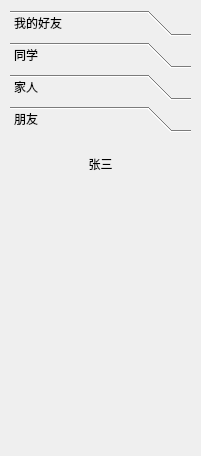
<?xml version="1.0" encoding="UTF-8"?>
<ui version="4.0">
 <class>Form</class>
 <widget class="QWidget" name="Form">
  <property name="geometry">
   <rect>
    <x>0</x>
    <y>0</y>
    <width>201</width>
    <height>456</height>
   </rect>
  </property>
  <property name="windowTitle">
   <string>Form</string>
  </property>
  <widget class="QToolBox" name="toolBox">
   <property name="geometry">
    <rect>
     <x>10</x>
     <y>10</y>
     <width>181</width>
     <height>411</height>
    </rect>
   </property>
   <property name="currentIndex">
    <number>3</number>
   </property>
   <property name="tabSpacing">
    <number>6</number>
   </property>
   <widget class="QWidget" name="page">
    <property name="geometry">
     <rect>
      <x>0</x>
      <y>0</y>
      <width>181</width>
      <height>295</height>
     </rect>
    </property>
    <attribute name="label">
     <string>我的好友</string>
    </attribute>
    <widget class="QToolButton" name="toolButton">
     <property name="geometry">
      <rect>
       <x>0</x>
       <y>10</y>
       <width>181</width>
       <height>31</height>
      </rect>
     </property>
     <property name="text">
      <string>张三</string>
     </property>
     <property name="icon">
      <iconset>
       <normaloff>C:/Users/java1234/Desktop/1.png</normaloff>C:/Users/java1234/Desktop/1.png</iconset>
     </property>
     <property name="iconSize">
      <size>
       <width>40</width>
       <height>40</height>
      </size>
     </property>
     <property name="toolButtonStyle">
      <enum>Qt::ToolButtonTextBesideIcon</enum>
     </property>
     <property name="autoRaise">
      <bool>true</bool>
     </property>
    </widget>
    <widget class="QToolButton" name="toolButton_2">
     <property name="geometry">
      <rect>
       <x>0</x>
       <y>50</y>
       <width>181</width>
       <height>31</height>
      </rect>
     </property>
     <property name="text">
      <string>李四</string>
     </property>
     <property name="icon">
      <iconset>
       <normaloff>C:/Users/java1234/Desktop/2.png</normaloff>C:/Users/java1234/Desktop/2.png</iconset>
     </property>
     <property name="iconSize">
      <size>
       <width>40</width>
       <height>40</height>
      </size>
     </property>
     <property name="toolButtonStyle">
      <enum>Qt::ToolButtonTextBesideIcon</enum>
     </property>
     <property name="autoRaise">
      <bool>true</bool>
     </property>
    </widget>
    <widget class="QToolButton" name="toolButton_3">
     <property name="geometry">
      <rect>
       <x>0</x>
       <y>90</y>
       <width>181</width>
       <height>31</height>
      </rect>
     </property>
     <property name="text">
      <string>阿香</string>
     </property>
     <property name="icon">
      <iconset>
       <normaloff>C:/Users/java1234/Desktop/3.png</normaloff>C:/Users/java1234/Desktop/3.png</iconset>
     </property>
     <property name="iconSize">
      <size>
       <width>40</width>
       <height>40</height>
      </size>
     </property>
     <property name="toolButtonStyle">
      <enum>Qt::ToolButtonTextBesideIcon</enum>
     </property>
     <property name="autoRaise">
      <bool>true</bool>
     </property>
    </widget>
   </widget>
   <widget class="QWidget" name="page_2">
    <property name="geometry">
     <rect>
      <x>0</x>
      <y>0</y>
      <width>181</width>
      <height>295</height>
     </rect>
    </property>
    <attribute name="label">
     <string>同学</string>
    </attribute>
    <widget class="QToolButton" name="toolButton_4">
     <property name="geometry">
      <rect>
       <x>0</x>
       <y>10</y>
       <width>181</width>
       <height>31</height>
      </rect>
     </property>
     <property name="text">
      <string>赵六</string>
     </property>
     <property name="icon">
      <iconset>
       <normaloff>C:/Users/java1234/Desktop/1.png</normaloff>C:/Users/java1234/Desktop/1.png</iconset>
     </property>
     <property name="iconSize">
      <size>
       <width>40</width>
       <height>40</height>
      </size>
     </property>
     <property name="toolButtonStyle">
      <enum>Qt::ToolButtonTextBesideIcon</enum>
     </property>
     <property name="autoRaise">
      <bool>true</bool>
     </property>
    </widget>
   </widget>
   <widget class="QWidget" name="page_3">
    <attribute name="label">
     <string>家人</string>
    </attribute>
    <widget class="QToolButton" name="toolButton_5">
     <property name="geometry">
      <rect>
       <x>0</x>
       <y>10</y>
       <width>181</width>
       <height>31</height>
      </rect>
     </property>
     <property name="text">
      <string>张三</string>
     </property>
     <property name="icon">
      <iconset>
       <normaloff>C:/Users/java1234/Desktop/1.png</normaloff>C:/Users/java1234/Desktop/1.png</iconset>
     </property>
     <property name="iconSize">
      <size>
       <width>40</width>
       <height>40</height>
      </size>
     </property>
     <property name="toolButtonStyle">
      <enum>Qt::ToolButtonTextBesideIcon</enum>
     </property>
     <property name="autoRaise">
      <bool>true</bool>
     </property>
    </widget>
   </widget>
   <widget class="QWidget" name="page_4">
    <attribute name="label">
     <string>朋友</string>
    </attribute>
    <widget class="QToolButton" name="toolButton_6">
     <property name="geometry">
      <rect>
       <x>0</x>
       <y>10</y>
       <width>181</width>
       <height>31</height>
      </rect>
     </property>
     <property name="text">
      <string>张三</string>
     </property>
     <property name="icon">
      <iconset>
       <normaloff>C:/Users/java1234/Desktop/1.png</normaloff>C:/Users/java1234/Desktop/1.png</iconset>
     </property>
     <property name="iconSize">
      <size>
       <width>40</width>
       <height>40</height>
      </size>
     </property>
     <property name="toolButtonStyle">
      <enum>Qt::ToolButtonTextBesideIcon</enum>
     </property>
     <property name="autoRaise">
      <bool>true</bool>
     </property>
    </widget>
   </widget>
  </widget>
 </widget>
 <resources/>
 <connections/>
</ui>
